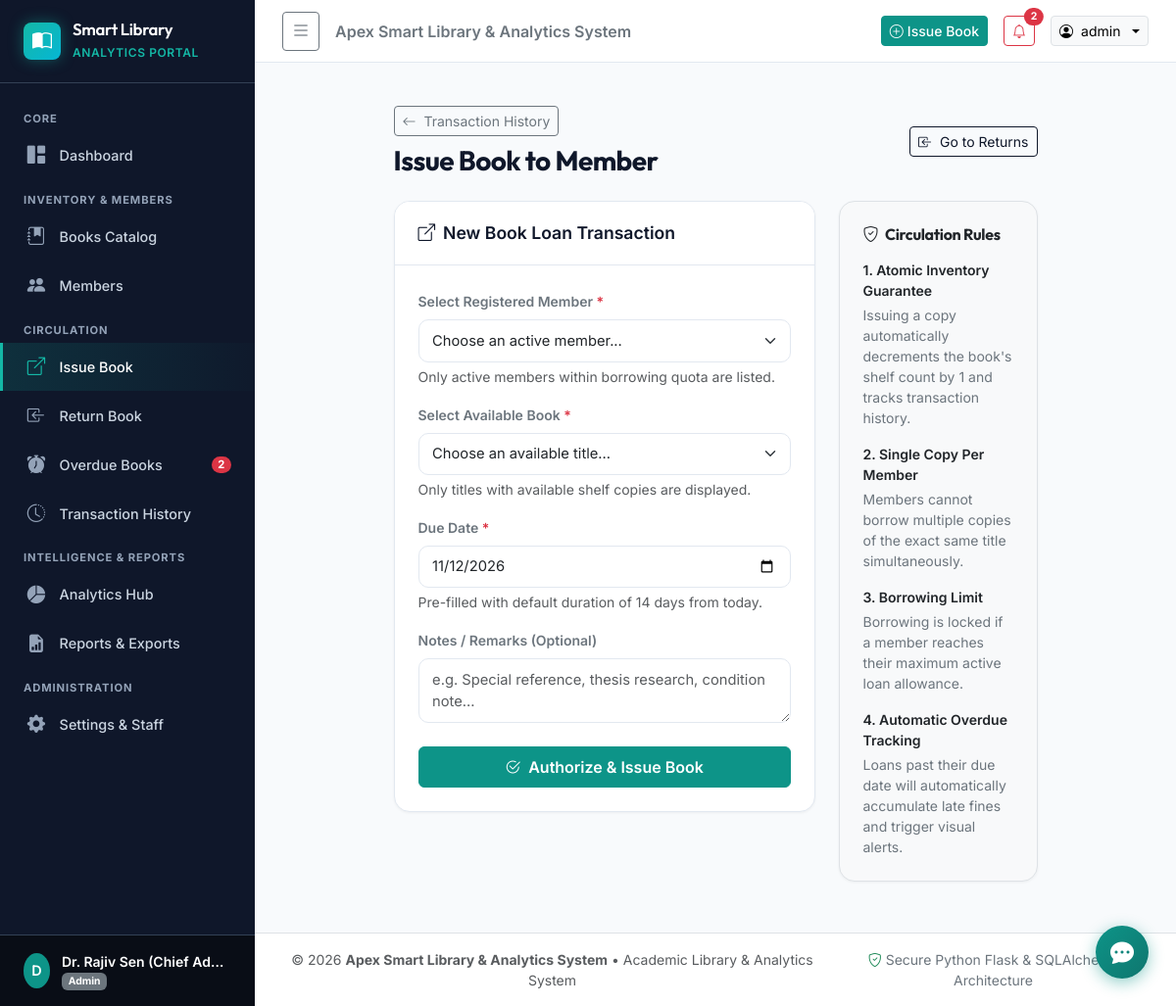
Screenshot of /transactions/issue (signed in) with the database file from the repository.
### models/user.py (models this page shows, shortened)
class User(UserMixin, db.Model):
    __tablename__ = 'users'
    id = db.Column(db.Integer, primary_key=True)
    username = db.Column(db.String(64), unique=True, nullable=False, index=True)
    email = db.Column(db.String(120), unique=True, nullable=False, index=True)
    password_hash = db.Column(db.String(256), nullable=False)
    full_name = db.Column(db.String(120), nullable=False)
    role = db.Column(db.String(20), default='librarian', nullable=False)  # 'admin' or 'librarian'
    is_active_account = db.Column(db.Boolean, default=True, nullable=False)
    created_at = db.Column(db.DateTime, default=lambda: datetime.now(timezone.utc))
    last_login = db.Column(db.DateTime, nullable=True)
    @property
    def is_admin(self):
        return self.role == 'admin'
    @property
    def is_active(self):
        return self.is_active_account

### models/setting.py (models this page shows, shortened)
class Setting(db.Model):
    __tablename__ = 'settings'
    id = db.Column(db.Integer, primary_key=True)
    key = db.Column(db.String(64), unique=True, nullable=False, index=True)
    value = db.Column(db.String(255), nullable=False)
    description = db.Column(db.String(255), nullable=True)
    @classmethod
    def get_value(cls, key, default=None):
        setting = cls.query.filter_by(key=key).first()
        return setting.value if setting else default
    @classmethod
    def get_int(cls, key, default=0):
        val = cls.get_value(key)
        try:
            return int(val) if val is not None else default
        except (ValueError, TypeError):
            return default

### routes/transactions.py (the view, shortened to what this page needs)
@transactions_bp.route('/issue', methods=['GET', 'POST'])
@login_required
def issue():
    pre_book_id = request.args.get('book_id', type=int)
    pre_member_id = request.args.get('member_id', type=int)
    members = Member.query.filter_by(status='Active').order_by(Member.full_name).all()
    books = Book.query.filter(Book.available_copies > 0).order_by(Book.title).all()
    default_days = Setting.get_int('default_loan_days', 14)
    suggested_due_date = date.today() + timedelta(days=default_days)
    return render_template(
        'transactions/issue.html',
        members=members,
        books=books,
        pre_book_id=pre_book_id,
        pre_member_id=pre_member_id,
        suggested_due_date=suggested_due_date.strftime('%Y-%m-%d'),
        default_days=default_days
    )

### models/member.py (called while the page is built)
    @property
    def active_loans(self):
        return [loan for loan in self.loans if loan.status == 'issued']

    @property
    def active_loans_count(self):
        return len(self.active_loans)

### models/user.py (called while the page is built)
@login_manager.user_loader
def load_user(user_id):
    return db.session.get(User, int(user_id))

### templates/transactions/issue.html (shortened to what this page needs)
{% extends "base.html" %}
{% block content %}
<div class="row justify-content-center">
    <div class="col-lg-10 col-xl-9">
        <div class="d-flex align-items-center justify-content-between mb-4">
            <div>
                <a href="{{ url_for('transactions.history') }}" class="btn btn-sm btn-outline-secondary mb-2">
                    <i class="bi bi-arrow-left me-1"></i> Transaction History
                </a>
                <h3 class="fw-bold text-navy mb-0">Issue Book to Member</h3>
            </div>
            <a href="{{ url_for('transactions.return_book') }}" class="btn btn-outline-navy btn-sm">
                <i class="bi bi-box-arrow-in-left me-1"></i> Go to Returns
            </a>
        </div>
        <div class="row g-4">
            <div class="col-md-7 col-lg-8">
                <div class="card card-custom">
                    <div class="card-header-custom">
                        <div class="card-title-custom">
                            <i class="bi bi-box-arrow-up-right text-teal"></i>
                            <span>New Book Loan Transaction</span>
                        </div>
                    </div>
                    <div class="card-body p-4">
                        <form method="POST" action="{{ url_for('transactions.issue') }}" novalidate>
                            <div class="mb-3">
                                <label for="member_id" class="form-label small fw-semibold text-secondary">
                                    Select Registered Member <span class="text-danger">*</span>
                                </label>
                                <select class="form-select" id="member_id" name="member_id" required>
                                    <option value="" disabled {% if not pre_member_id %}selected{% endif %}>Choose an active member...</option>
                                </select>
                                <div class="form-text small">Only active members within borrowing quota are listed.</div>
                            </div>
                            <div class="mb-3">
                                <label for="book_id" class="form-label small fw-semibold text-secondary">
                                    Select Available Book <span class="text-danger">*</span>
                                </label>
                                <select class="form-select" id="book_id" name="book_id" required>
                                    <option value="" disabled {% if not pre_book_id %}selected{% endif %}>Choose an available title...</option>
                                </select>
                                <div class="form-text small">Only titles with available shelf copies are displayed.</div>
                            </div>
                            <div class="mb-3">
                                <label for="due_date" class="form-label small fw-semibold text-secondary">
                                    Due Date <span class="text-danger">*</span>
                                </label>
                                <input type="date" class="form-control" id="due_date" name="due_date" value="{{ suggested_due_date }}" required>
                                <div class="form-text small">Pre-filled with default duration of {{ default_days }} days from today.</div>
                            </div>
                            <div class="mb-4">
                                <label for="notes" class="form-label small fw-semibold text-secondary">Notes / Remarks (Optional)</label>
                                <textarea class="form-control" id="notes" name="notes" rows="2" placeholder="e.g. Special reference, thesis research, condition note..."></textarea>
                            </div>
                            <div class="d-grid">
                                <button type="submit" class="btn btn-teal py-2 fw-semibold">
                                    <i class="bi bi-check2-circle me-1"></i> Authorize &amp; Issue Book
                                </button>
                            </div>
                        </form>
                    </div>
                </div>
            </div>
            <div class="col-md-5 col-lg-4">
                <div class="card card-custom bg-light border">
                    <div class="card-body p-4">
                        <h6 class="fw-bold text-navy mb-3"><i class="bi bi-shield-check text-teal me-1"></i> Circulation Rules</h6>
                        <div class="small text-secondary mb-3">
                            <div class="fw-semibold text-dark mb-1">1. Atomic Inventory Guarantee</div>
                            <p class="mb-0">Issuing a copy automatically decrements the book's shelf count by 1 and tracks transaction history.</p>
                        </div>
                        <div class="small text-secondary mb-3">
                            <div class="fw-semibold text-dark mb-1">2. Single Copy Per Member</div>
                            <p class="mb-0">Members cannot borrow multiple copies of the exact same title simultaneously.</p>
                        </div>
                        <div class="small text-secondary mb-3">
                            <div class="fw-semibold text-dark mb-1">3. Borrowing Limit</div>
                            <p class="mb-0">Borrowing is locked if a member reaches their maximum active loan allowance.</p>
                        </div>
                        <div class="small text-secondary">
                            <div class="fw-semibold text-dark mb-1">4. Automatic Overdue Tracking</div>
                            <p class="mb-0">Loans past their due date will automatically accumulate late fines and trigger visual alerts.</p>
                        </div>
                    </div>
                </div>
            </div>
        </div>
    </div>
</div>
{% endblock %}

### templates/base.html (shortened to what this page needs)
<!DOCTYPE html>
<html lang="en">
<head>
    <link href="https://cdn.jsdelivr.net/npm/bootstrap@5.3.3/dist/css/bootstrap.min.css" rel="stylesheet">
    <link href="https://cdn.jsdelivr.net/npm/bootstrap-icons@1.11.3/font/bootstrap-icons.min.css" rel="stylesheet">
    <link href="{{ url_for('static', filename='css/style.css') }}" rel="stylesheet">
</head>
<body>
    <div id="wrapper">
        {% if current_user.is_authenticated %}
        <nav id="sidebar">
            <div class="sidebar-header">
                <div class="brand-icon">
                    <i class="bi bi-book-half"></i>
                </div>
                <div class="brand-text">
                    <h5>Smart Library</h5>
                    <small>Analytics Portal</small>
                </div>
            </div>
            <div class="sidebar-menu">
                <div class="sidebar-heading">Core</div>
                <a href="{{ url_for('dashboard.index') }}" class="sidebar-link {% if request.endpoint == 'dashboard.index' %}active{% endif %}">
                    <i class="bi bi-grid-1x2-fill"></i>
                    <span>Dashboard</span>
                </a>
                <div class="sidebar-heading">Inventory & Members</div>
                <a href="{{ url_for('books.index') }}" class="sidebar-link {% if request.endpoint and request.endpoint.startswith('books.') %}active{% endif %}">
                    <i class="bi bi-journal-bookmark-fill"></i>
                    <span>Books Catalog</span>
                </a>
                <a href="{{ url_for('members.index') }}" class="sidebar-link {% if request.endpoint and request.endpoint.startswith('members.') %}active{% endif %}">
                    <i class="bi bi-people-fill"></i>
                    <span>Members</span>
                </a>
                <div class="sidebar-heading">Circulation</div>
                <a href="{{ url_for('transactions.issue') }}" class="sidebar-link {% if request.endpoint == 'transactions.issue' %}active{% endif %}">
                    <i class="bi bi-box-arrow-up-right"></i>
                    <span>Issue Book</span>
                </a>
                <a href="{{ url_for('transactions.return_book') }}" class="sidebar-link {% if request.endpoint == 'transactions.return_book' %}active{% endif %}">
                    <i class="bi bi-box-arrow-in-left"></i>
                    <span>Return Book</span>
                </a>
                <a href="{{ url_for('transactions.overdue') }}" class="sidebar-link {% if request.endpoint == 'transactions.overdue' %}active{% endif %}">
                    <i class="bi bi-alarm-fill"></i>
                    <span>Overdue Books</span>
                    {% if global_overdue_count > 0 %}
                    <span class="badge rounded-pill bg-danger">{{ global_overdue_count }}</span>
                    {% endif %}
                </a>
                <a href="{{ url_for('transactions.history') }}" class="sidebar-link {% if request.endpoint == 'transactions.history' %}active{% endif %}">
                    <i class="bi bi-clock-history"></i>
                    <span>Transaction History</span>
                </a>
                <div class="sidebar-heading">Intelligence & Reports</div>
                <a href="{{ url_for('analytics.index') }}" class="sidebar-link {% if request.endpoint and request.endpoint.startswith('analytics.') %}active{% endif %}">
                    <i class="bi bi-pie-chart-fill"></i>
                    <span>Analytics Hub</span>
                </a>
                <a href="{{ url_for('reports.index') }}" class="sidebar-link {% if request.endpoint and request.endpoint.startswith('reports.') %}active{% endif %}">
                    <i class="bi bi-file-earmark-bar-graph-fill"></i>
                    <span>Reports & Exports</span>
                </a>
                {% if current_user.is_admin %}
                <div class="sidebar-heading">Administration</div>
                <a href="{{ url_for('settings.index') }}" class="sidebar-link {% if request.endpoint and request.endpoint.startswith('settings.') %}active{% endif %}">
                    <i class="bi bi-gear-fill"></i>
                    <span>Settings & Staff</span>
                </a>
                {% endif %}
            </div>
            <div class="sidebar-footer">
                <div class="user-profile-badge">
                    <div class="avatar-initials">
                        {{ current_user.full_name[:1].upper() }}
                    </div>
                    <div class="user-info text-truncate">
                        <div class="fw-semibold text-white small text-truncate">{{ current_user.full_name }}</div>
                        <div class="text-muted" style="font-size: 0.75rem;">
                            <span class="badge bg-secondary" style="font-size: 0.65rem;">{{ current_user.role|capitalize }}</span>
                        </div>
                    </div>
                </div>
            </div>
        </nav>
        {% endif %}
        <div id="content">
            {% if current_user.is_authenticated %}
            <header class="topbar">
                <div class="d-flex align-items-center gap-3">
                    <button class="btn btn-sm btn-outline-secondary d-flex align-items-center" id="sidebarToggle" title="Toggle Navigation">
                        <i class="bi bi-list fs-5"></i>
                    </button>
                    <span class="d-none d-md-inline fw-semibold text-secondary">{{ library_name }}</span>
                </div>
                <div class="d-flex align-items-center gap-3">
                    <a href="{{ url_for('transactions.issue') }}" class="btn btn-sm btn-teal d-none d-sm-inline-flex align-items-center gap-1">
                        <i class="bi bi-plus-circle"></i> Issue Book
                    </a>
                    {% if global_overdue_count > 0 %}
                    <a href="{{ url_for('transactions.overdue') }}" class="btn btn-sm btn-outline-danger position-relative" title="Overdue Loans Alert">
                        <i class="bi bi-bell"></i>
                        <span class="position-absolute top-0 start-100 translate-middle badge rounded-pill bg-danger">
                            {{ global_overdue_count }}
                        </span>
                    </a>
                    {% endif %}
                    <div class="dropdown">
                        <button class="btn btn-sm btn-light border dropdown-toggle d-flex align-items-center gap-2" type="button" data-bs-toggle="dropdown">
                            <i class="bi bi-person-circle text-teal"></i>
                            <span class="d-none d-md-inline">{{ current_user.username }}</span>
                        </button>
                    </div>
                </div>
            </header>
            {% endif %}
            <div class="container-fluid px-4 pt-3">
            </div>
            <main class="main-container">
                {% block content %}{% endblock %}
            </main>
            <footer class="py-3 px-4 bg-white border-top text-center text-muted small mt-auto">
                <div class="d-flex flex-column flex-sm-row justify-content-between align-items-center gap-2">
                    <span>&copy; {{ current_year }} <strong>{{ library_name }}</strong> &bull; Academic Library & Analytics System</span>
                    <span class="text-secondary"><i class="bi bi-shield-check text-success me-1"></i>Secure Python Flask &amp; SQLAlchemy Architecture</span>
                </div>
            </footer>
        </div>
    </div>
    {% include 'chatbot_widget.html' %}
</body>
</html>

### rows the page displays
User: full_name "D", full_name "Dr. Rajiv Sen (Chief Ad…", role "Admin", username "admin"
Setting: value "Apex Smart Library & Analytics System"

### other values shown
{{ global_overdue_count }} "2"
{{ default_days }} "14"
